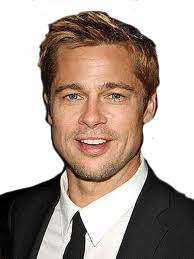
%> input picture eigenFacesmatlab (1)/libi/libi3.jpg, 194 x 259 px, given in place of mic1.JPG, which was not available
$ octave eigenFacesmatlab1.m   (GNU Octave 9; MATLAB toolbox functions it lacks are replaced by stand-ins)
%> lines starting %> are read from the running program, lines starting %| are printed output that depends on the picture; pictures that were not available may be replaced by others from this repository, and a replacement may not be noted
%%
clear all, close all; clc;
N=100  ; % image size
M=6  ;% number faces

scrsz = get(0,'Screensize');
ancho = scrsz(3);
alto = scrsz(4);
ancho = round(ancho/3);
alto = round(alto/2)-40;


%% mic1

    mic1 = imread(['mic\mic1.JPG'],'jpg');
%> mic1 is the input picture: size 259x194x3 uint8; mean R, G, B 177.3, 162.2, 152.9
    mic1=rgb2gray(mic1);
%> mic1: size 259x194 uint8
    mic1=imresize(mic1,[N N] );
%> mic1: size 100x100 uint8


%
    figure('Position',[10 alto ancho alto])
    subplot(2,3,1),imshow(mic1,'Initialmagnification','fit');;title('mic1')


% shelly1
shelly1 = imread('shelly\shelly1.JPG','jpg');
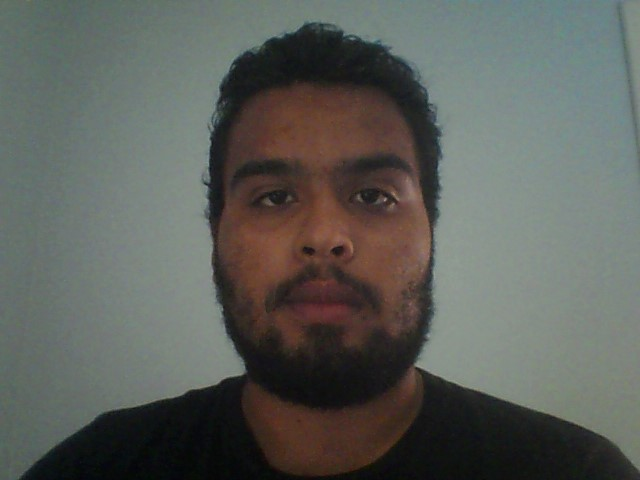
%> input picture eigenFacesmatlab (1)/shelly1.JPG, 640 x 480 px
%> shelly1 is the input picture: size 480x640x3 uint8; mean R, G, B 92.7, 95.4, 90.4
shelly1=rgb2gray(shelly1);
%> shelly1: size 480x640 uint8
shelly1=imresize(shelly1,[N N] );
%> shelly1: size 100x100 uint8
subplot(2,3,2),imshow(shelly1,'Initialmagnification','fit');;title('shelly1')


% linoy1
linoy1 = imread('linoy\linoy1.JPG','jpg');
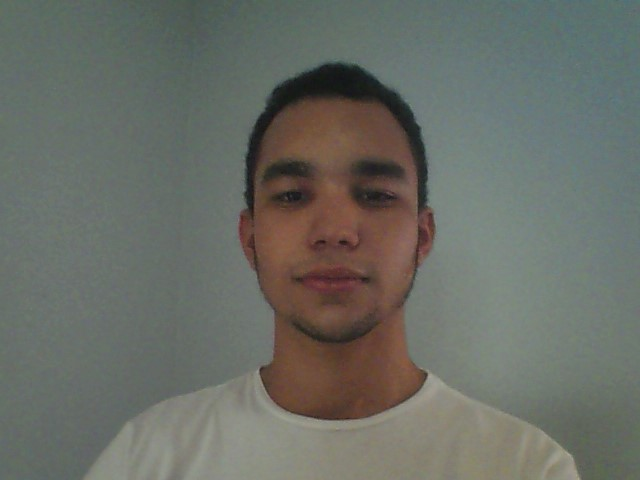
%> input picture eigenFacesmatlab (1)/linoy1.JPG, 640 x 480 px
%> linoy1 is the input picture: size 480x640x3 uint8; mean R, G, B 105.6, 108.9, 101.7
linoy1=rgb2gray(linoy1);
%> linoy1: size 480x640 uint8
linoy1=imresize(linoy1,[N N] );
%> linoy1: size 100x100 uint8
subplot(2,3,3),imshow(linoy1,'Initialmagnification','fit');;title('linoy1')


% libi1
libi1 = imread('libi\libi1.JPG','jpg');
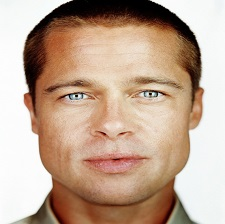
%> input picture eigenFacesmatlab (1)/libi/libi1.JPG, 225 x 224 px
%> libi1 is the input picture: size 224x225x3 uint8; mean R, G, B 191.9, 166.2, 147.1
libi1=rgb2gray(libi1);
%> libi1: size 224x225 uint8
libi1=imresize(libi1,[N N] );
%> libi1: size 100x100 uint8
subplot(2,3,4),imshow(libi1,'Initialmagnification','fit');;title('libi1')

% extra face
extraface1 = imread('extra\extraface1.JPG','jpg');
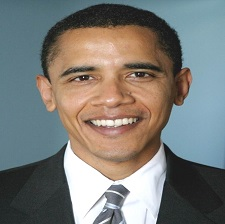
%> input picture eigenFacesmatlab (1)/extra/extraface1.JPG, 225 x 224 px
%> extraface1 is the input picture: size 224x225x3 uint8; mean R, G, B 124.3, 123.6, 119.2
extraface1=rgb2gray(extraface1);
%> extraface1: size 224x225 uint8
extraface1=imresize(extraface1,[N N] );
%> extraface1: size 100x100 uint8
subplot(2,3,5),imshow(extraface1,'Initialmagnification','fit');;title('extraface1')

% m_gr.jpg
extraface2 = imread('gr\gr1.JPG','jpg');
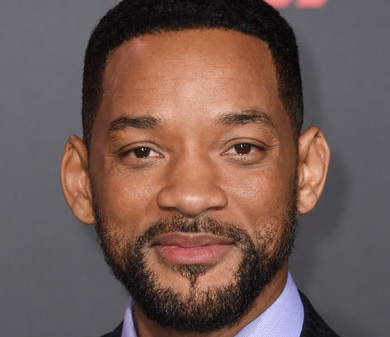
%> input picture eigenFacesmatlab (1)/gr/gr1.jpg, 390 x 337 px
%> extraface2 is the input picture: size 337x390x3 uint8; mean R, G, B 112.7, 89.2, 83.7
extraface2=rgb2gray(extraface2);
%> extraface2: size 337x390 uint8
extraface2=imresize(extraface2,[N N] );
%> extraface2: size 100x100 uint8
subplot(2,3,6),imshow(extraface2,'Initialmagnification','fit');;title('extraface2')

pause(1)
%% store


st.names = {'mic','shelly','linoy','libi','exface1','exface2'};
st.data{1} = mic1;
st.data{2} = shelly1;
st.data{3} = linoy1;
st.data{4} = libi1;
st.data{5} = extraface1;
st.data{6} = extraface2;
%%
% z  = [mic1  shelly1  linoy1 ;     libi1  extraface1 extraface2];
% figure(6),imshow(z,'Initialmagnification','fit');;title('z')


save classFile st;


% clear all, close all;
load classFile;
M=6;N=100;
avImg=zeros(N);
% z  = [ st.data{1}  st.data{2}    st.data{3}; st.data{4}     st.data{5}  st.data{6}];
figure('Position',[ancho alto ancho alto])
%% compute mean
for k=1:M
    st.data{k} = im2single(st.data{k});
    avImg   =avImg  + (1/M)*st.data{k};
    subplot(2,3,k),imshow(avImg,'Initialmagnification','fit');title('average')
    pause(1)
end
pause(2)


%% normalize (remove mean)
for k=1:M
    st.dataAvg{k}  = st.data{k} -avImg;
end

z  = [ st.dataAvg{1}  st.dataAvg{2}   st.dataAvg{5}  ; st.dataAvg{3}     st.dataAvg{4}  st.dataAvg{6}];
ZC(:,:,1) = st.dataAvg{1};
ZC(:,:,2) = st.dataAvg{2};
ZC(:,:,3) = st.dataAvg{3};
%> ZC: size 100x100x3 single
ZC(:,:,4) = st.dataAvg{4};
%> ZC: size 100x100x4 single
ZC(:,:,5) = st.dataAvg{5};
ZC(:,:,6) = st.dataAvg{6};
figure('Position',[(2*ancho) alto ancho alto]),imshow(z,'Initialmagnification','fit');;title('z average')
pause(2)

%% generate A = [ img1(:)  img2(:) ...  imgM(:) ];
A = zeros(N*N,M);% (N*N)*M   2500*4
for k=1:M
    A(:,k) = st.dataAvg{k}(:);
end
% covariance matrix small dimension (transposed)
C = A'*A;
%> C = [1046.8 -290.6 -298.8 -77.8 -0.572 -379.1; -290.6 431.8 174.4 -271.9 -135.1 91.45; -298.8 174.4 243.8 -201.3 -24.97 106.9; -77.8 -271.9 -201.3 922 -204.2 -166.7; -0.572 -135.1 -24.97 -204.2 383.1 -18.17; -379.1 91.45 106.9 -166.7 -18.17 365.7]
% figure(4),imagesc(C);title('covariance')

%% eigen vectros  in small dimension
[   Veigvec,Deigval ]  = eig(C);% v M*M e M*M only diagonal 4 eigen values
%> Veigvec = [0.408 0.0532 0.183 0.242 -0.439 -0.739; 0.408 -0.497 -0.34 0.563 -0.134 0.37; 0.408 0.828 -0.187 0.0998 -0.0696 0.313; 0.408 -0.0374 -0.0862 0.0205 0.856 -0.301; 0.408 -0.213 -0.383 -0.768 -0.225 -0.00215; 0.408 -0.133 0.814 -0.156 0.0116 0.359]; Deigval = [3.7e-11 0 0 0 0 0; 0 118.3 0 0 0 0; 0 0 243.9 0 0 0; 0 0 0 487.2 0 0; 0 0 0 0 1072.3 0; 0 0 0 0 0 1471.6]
% eigan face in large dimension  A*veigvec is eigen vector of Clarge
Vlarge = A*Veigvec;% 2500*M*M*M  =2500 *M
% reshape to eigen face
eigenfaces=[];
for k=1:M
    c  = Vlarge(:,k);
    eigenfaces{k} = reshape(c,N,N);
end
%> after the loop, eigenfaces = 6 items
x=diag(Deigval);
%> x = [3.7e-11; 118.3; 243.9; 487.2; 1072.3; 1471.6]
[xc,xci]=sort(x,'descend');% largest eigenval
%> xc = [1471.6; 1072.3; 487.2; 243.9; 118.3; 3.7e-11]; xci = [6; 5; 4; 3; 2; 1]
z  = [ eigenfaces{xci(1)}  eigenfaces{xci(2)}   eigenfaces{xci(3)} ;
    eigenfaces{xci(4)}     eigenfaces{xci(5)}   eigenfaces{xci(6)}];
%> z: size 200x300 double
figure('Position',[10 10 ancho alto]),imshow(z,'Initialmagnification','fit');;title('eigenfaces')
pause(2)

%% weights
nsel=6% select  eigen faces
for mi=1:M  % image number
    for k=1:nsel   % eigen face for coeff number
        wi(mi,k) =   sum(A(:,mi).* eigenfaces{xci(k)}(:)) ;
    end
end
%> after the loop, wi = [-1086.9 -471.2 117.8 44.59 6.29 9.45e-12; 543.9 -143.7 274.1 -82.88 -58.78 1.18e-11; 460.6 -74.59 48.61 -45.66 97.94 1.34e-11; -443.3 918.2 9.98 -21.04 -4.43 1.15e-11; -3.17 -241.2 -374.3 -93.46 -25.24 1.42e-11; 528.9 12.47 -76.06 198.4 -15.78 1.3e-11]

%% classify new img  mic
% folder work C:\Users\michaels.DSI\Desktop\faces\class\
testFaceMic = imread('teste.jpg','jpg');
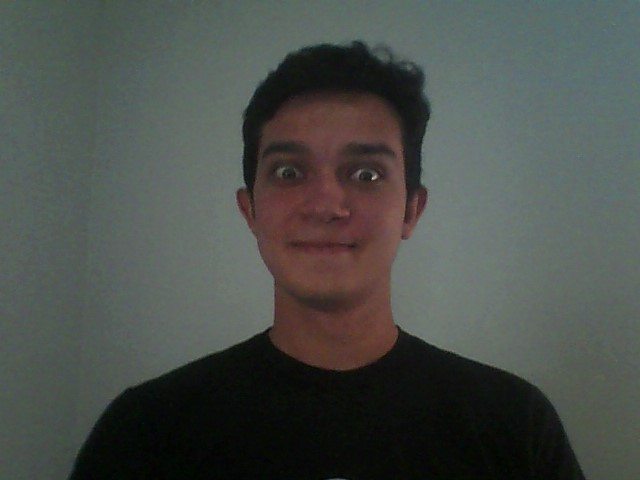
%> input picture eigenFacesmatlab (1)/teste.jpg, 640 x 480 px
%> testFaceMic is the input picture: size 480x640x3 uint8; mean R, G, B 74.7, 79.1, 74.8
testFaceMic  =rgb2gray(testFaceMic);
%> testFaceMic: size 480x640 uint8
testFaceMic = imresize(testFaceMic,[N N]);
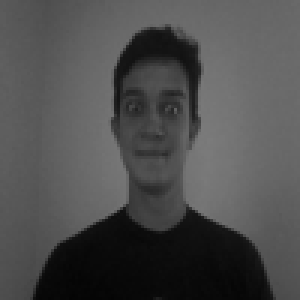
%> testFaceMic: size 100x100 uint8 (shown 3 times larger); min 4, max 123, mean 77.3
testFaceMic   =  im2single(testFaceMic);
%> testFaceMic: size 100x100 single
% testFaceMic =  st.data{1}; %test


figure('Position',[ancho 10 ancho alto]), imshow(testFaceMic,'Initialmagnification','fit'); title('test face michael')
pause(2)
Aface = testFaceMic(:)-avImg(:); % normilized face


for(tt=1:nsel)
    wface(tt)  =  sum(Aface.* eigenfaces{xci(tt)}(:)) ;
end
%> after the loop, wface = [730.3 -173.2 203.4 -1.63 -45.82 7.27e-06]


%% compute distance
for mi=1:M
    fsumcur=0;
    for(tt=1:nsel)
        fsumcur = fsumcur + (wface(tt) -wi(mi,tt)).^2;
    end
    diffWeights(mi) =   sqrt( fsumcur);
end
%> after the loop, diffWeights = [1844.8 217.6 359.2 1614.9 940.8 440.5]
% mic classified as 5 ..
[val in]= min(diffWeights);
%> val = 217.6; in = 2
figure('Position',[2*ancho 10 ancho alto]), imshow(st.data{in}), title(['The image corresponds to ', st.names{in}])

% [45 lines of commented-out code are left out]
